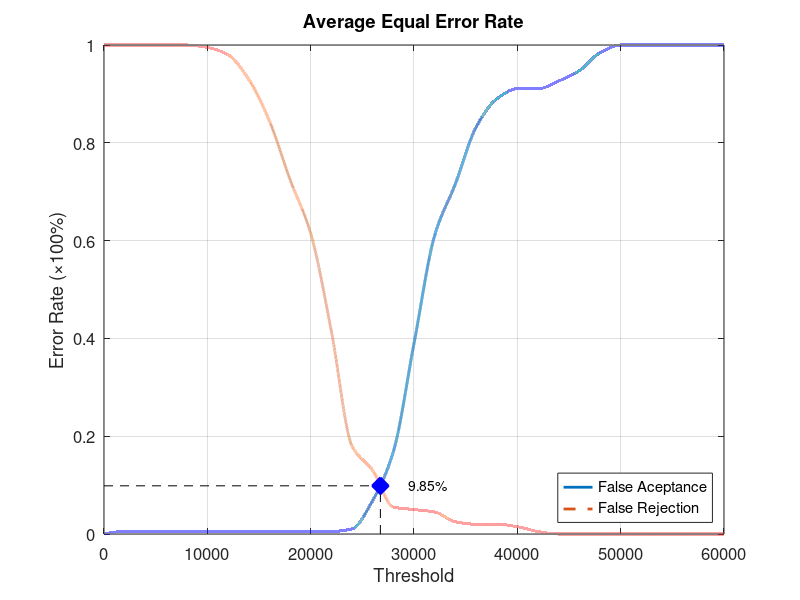
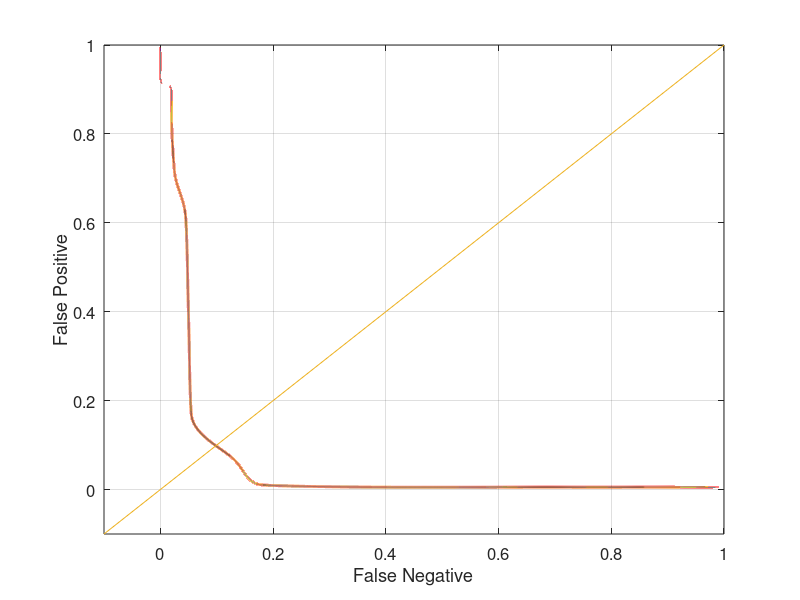

These figures' MATLAB source, in order:
function yEER = Database3_2
close all;
clear;
clc;
x = 0:2000:60000;
xq = 0:0.5:60000;

y0 = [0 0.00526316 0.00526316 0.00526316 0.00526316 0.00526316 0.00526316 0.00526316 0.00526316 0.00526316 0.00526316 0.00526316 0.0105263 0.0684211 0.168421 0.389474 0.610526 0.715789 0.831579 0.889474 0.910526 0.910526 0.926316 0.947368 0.984211 1 1 1 1 1 1];
yy0 = interp1(x, y0, xq, 'pchip');
y1 = [1 1 1 1 1 0.995 0.98 0.93 0.845 0.725 0.615 0.415 0.18 0.13 0.055 0.05 0.045 0.025 0.02 0.02 0.015 0.005 0 0 0 0 0 0 0 0 0];
yy1 = interp1(x, y1, xq, 'pchip');

% Calculating EER: 
y2 = abs(y0 - y1);
find(y2 == min(y2))
yy2 = abs(yy0 - yy1);
xEER = find(yy2 == min(yy2));
xEERIndex = xq(xEER) % X-axis EER
yEER = yy0(xEER) % Y-axis EER

main = figure
plot(xq, yy0,'-','LineWidth', 2);	hold on
plot(xq, yy1,'--','LineWidth', 2);	hold on
plot([xEERIndex xEERIndex], [0 yEER], 'k--');	hold on
plot([0 xEERIndex], [yEER yEER], 'k--');	hold on
plot(xEERIndex, yEER, 'bx', 'LineWidth', 10);	hold on
text(xEERIndex + 10 * xEERIndex / 100, yEER, [num2str(round((10000 * yEER)) / 100) '%'])
legend('False Aceptance', 'False Rejection', 'Location', 'SouthEast')
xlabel('Threshold')
ylabel('Error Rate (\times100%)')
title('Average Equal Error Rate')
set(gca, 'FontSize', 12)
axis([0 60000 0 1])
grid on

print(main, 'Database3_2Main', '-dpng');
FNRxFPR = figure('Color', [1 1 1]);
plot(yy1, yy0, '-', yy1, yy0, 'LineWidth', 2);
hold on
y = -0.1:0.1:1
plot(y, y); 
set(gca, 'FontSize', 12)
xlabel('False Negative')
ylabel('False Positive')
axis([-0.1 1 -0.1 1])
set(gca, 'FontSize', 12)
grid on

print(FNRxFPR, 'Database3_2FNRxFPR','-dpng');
end
